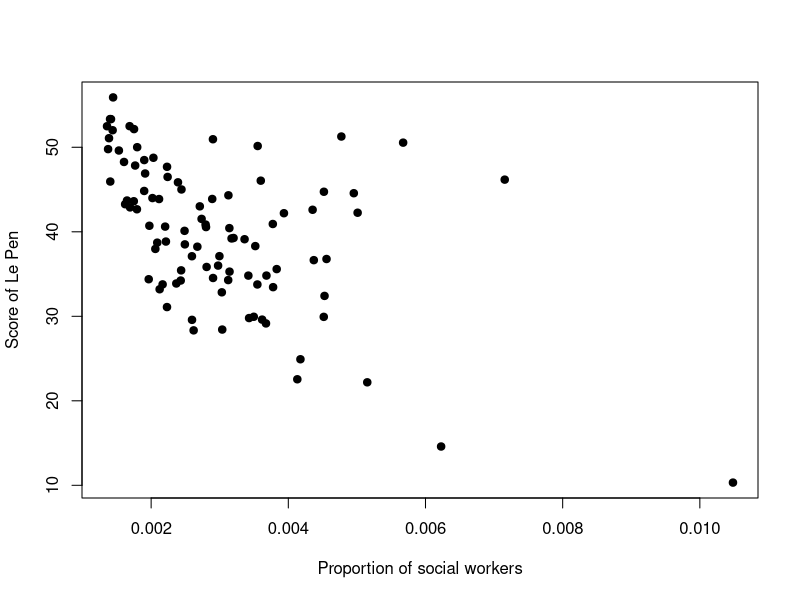
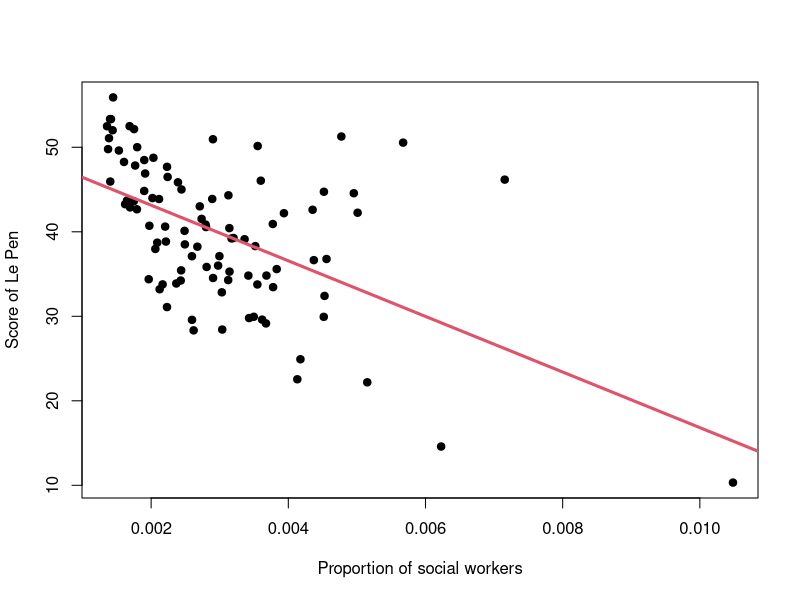
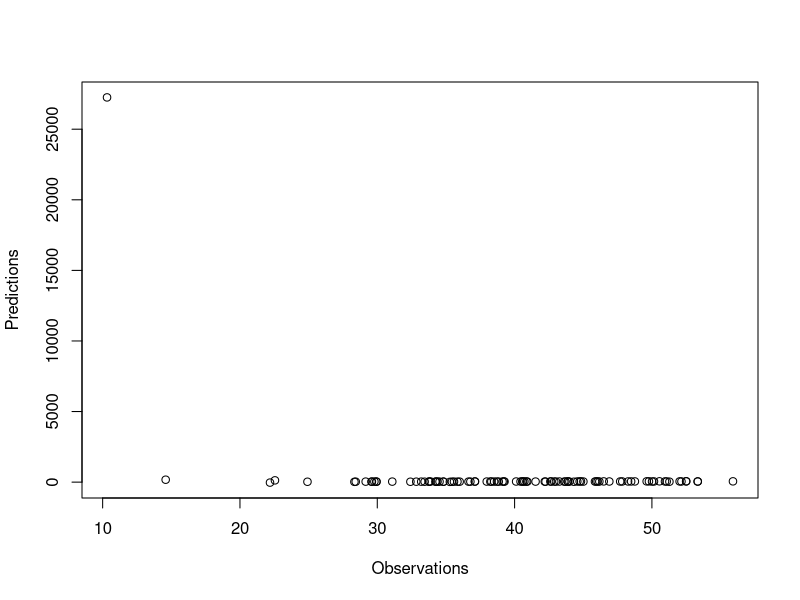
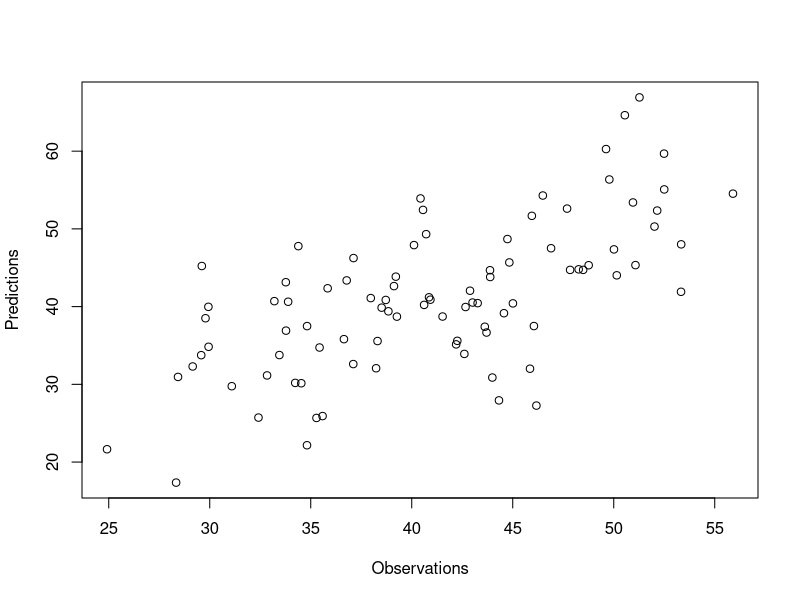

Reproduce these figures in R, in order.
## ---- chunk 1
knitr::opts_chunk$set(echo = TRUE)
## ---- chunk 2
require(MASS)
require(tidyverse)
require(ggplot2)
require(ggrepel)
## ---- chunk 3
  data <- read.csv(file="data/presidential2017_dept.csv")[,-1]
  thecor <- cor((data[,]))
  sort(thecor[1,]^2,decreasing=T)[1:10]
## ---- chunk 4
plot(data$Prop.Sant,data[,"Score_LePen"],pch=19,xlab="Proportion of social workers",ylab="Score of Le Pen")
## ---- chunk 5
myfit<-lm(Score_LePen ~ Prop.Sante.action.sociale, data=data)
summary(myfit)
## ---- chunk 6
plot(data[,"Prop.Sante.action.sociale"],data[,"Score_LePen"],pch=19,xlab="Proportion of social workers",ylab="Score of Le Pen")
abline(myfit,lwd=3,col=2)
## ---- chunk 7
#Department
dept <- (read.csv(file="data/presidential2017_dept.csv")[,1])

#Make a new relevant categorical variablde
categ <- as.factor(as.numeric(dept)%%3)

myfit<-lm(Score_LePen ~ Prop.Sante.action.sociale  + categ, data=data)
summary(myfit)
## ---- chunk 8
anova(myfit)
## ---- chunk 9
fitall<-lm(Score_LePen ~ .,data=data)
summary(fitall)

reduced<-stepAIC(fitall)
## ---- chunk 10
summary(reduced)$call
## ---- chunk 11
x<-as.matrix(data[,-1])
y<-data[,1]
myfit<-glmnet::glmnet(x=x,y=y)
cvfit = glmnet::cv.glmnet(x, y)
coef(cvfit, s = "lambda.min")
## ---- chunk 12
# load the library
# define training control
train_control <- caret::trainControl(method="LOOCV")
# train the model
model <- caret::train(Score_LePen~., data=data, trControl=train_control, method="lm")
## ---- chunk 13
# summarize results
print(model)
#Plot predictions as a function of observations
plot(model$pred$obs,model$pred$pred,xlab="Observations",ylab="Predictions")
## ---- chunk 14
# suppress some depts
datanew<-data[!dept%in%c("75","91","92","93","94","95"),]
deptnew<-dept[!dept%in%c("75","91","92","93","94","95")]
train_control <- caret::trainControl(method="LOOCV")
# train the model
model <- caret::train(Score_LePen~., data=datanew, trControl=train_control, method="lm")
# summarize results
## ---- chunk 15
# summarize results
print(model)
#Plot predictions as a function of observations
plot(model$pred$obs,model$pred$pred,xlab="Observations",ylab="Predictions")
## ---- chunk 16
data[,1] <- as.factor(data[,1]>=40)
